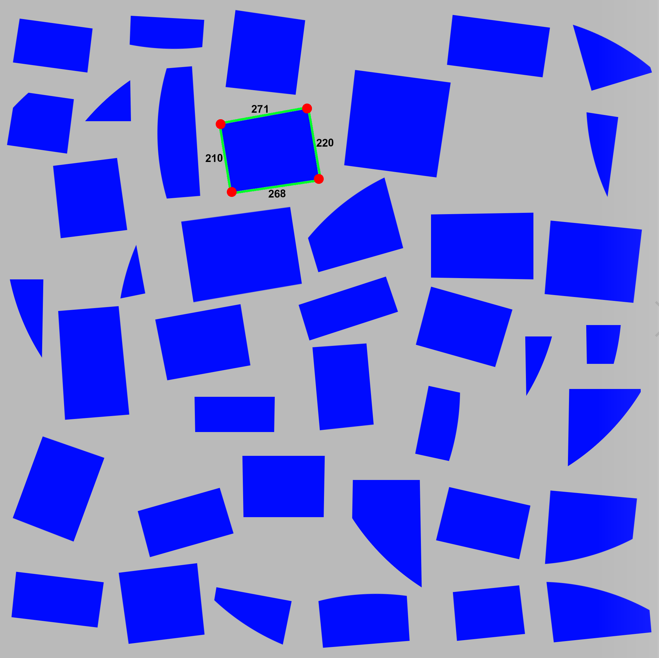
#> input picture Outlook-image.png.png, 659 x 658 px; its folder holds only this picture in this run
$ python -i py_code.py   (imports and definitions only)
#> lines starting #> are read from the running program, lines starting #| are printed output that depends on the picture; after the words box and inside, x2 and y2 are one past the last pixel; in counts of white or black regions, pixels touching at a corner belong together

import numpy as np
import cv2
import tkinter as tk
from tkinter.filedialog import askopenfilename
import os
from tkinter import *
from tkinter import filedialog


class FindShape:
    def __init__(self, image_path):
        self.image_path = image_path
        self.shape_count = 0
        self.frame = self.image_frame_reading()
        self.thresh = self.image_preprocessing(self.frame)
        self.contours = self.finding_shape(self.thresh)
        # self.total_shapes = len(self.contours)


    def image_frame_reading(self):
        """Image Reading"""
        frame = cv2.imread(self.image_path)
#> frame is the input picture: shape (658, 659, 3); mean B, G, R 212.4, 118.5, 114.2
        return frame

    def image_preprocessing(self, frame):
        """Image preprocessing:gray, threshold"""
        gray = cv2.cvtColor(frame, cv2.COLOR_BGR2GRAY)
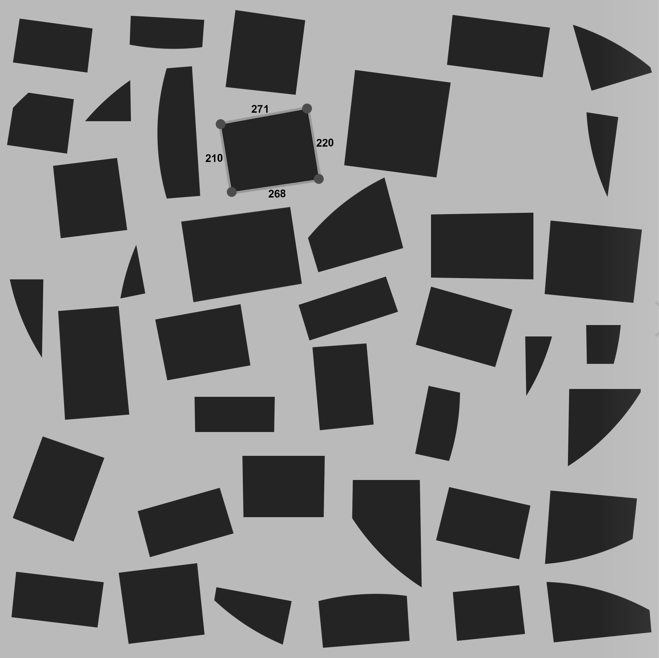
#> gray: shape (658, 659); min 0, max 201, mean 128.1
        _, thresh = cv2.threshold(gray, 127, 255, cv2.THRESH_BINARY)
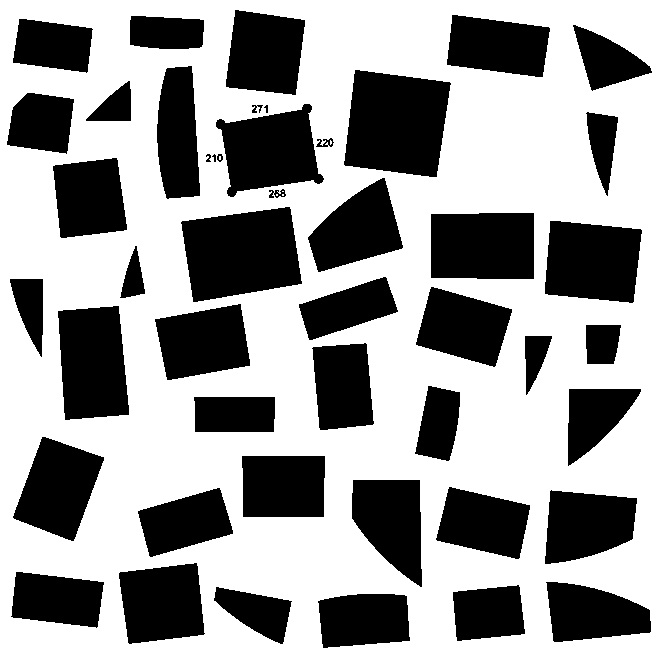
#> thresh: shape (658, 659); 60.9% white; 47 black regions (2 under 20 px)
        return thresh

    def finding_shape(self, thresh):
        """Find Shape"""
        contours, _ = cv2.findContours(thresh, cv2.RETR_TREE, cv2.CHAIN_APPROX_NONE)
#> contours = 55 contours, 5 with area under 20; largest, box (x1, y1, x2, y2) and area: (0, 0, 659, 658) 432306, (343, 69, 452, 178) 9317, (180, 206, 303, 303) 8972, (57, 305, 130, 421) 7026, (430, 212, 535, 280) 6871
#> in __init__, `self.contours = self.finding_shape(self.thresh)`: self.contours has the same summary as contours in finding_shape
        return contours

    def count_shapes(self):
        for contour in self.contours :
            epsilon = 0.03 * cv2.arcLength(contour, True)
            corners = cv2.approxPolyDP(contour, epsilon, True)
            cv2.drawContours(self.frame, [contour], -1, (0, 255, 0), 2)
            # x,y,w, h = cv2.boundingRect( contour)
            # (center_x, center_y), (wi,hi), ang = cv2.minAreaRect( contour)
            # print(center_x, center_y)
            self.shape_count += 1


            # cv2.rectangle(self.frame, (x,y), (x+w, y+h), [0,255,0], 3)

            for i in range(len(corners)):
                x1, y1 = corners[i][0]
                print(x1, y1)
                x2, y2 = corners[(i + 1) % len(corners)][0]
                print("x2,y2", x2,y2)

                cv2.circle(self.frame, (x1, y1), 3, (0, 0, 255), -1)

                distance = np.linalg.norm(np.array([x2, y2]) - np.array([x1, y1]))
                print("dis", distance)

                if distance > 20:

                    edge_length = int(distance)

                    text_x = (x1 + x2) // 2
                    text_y = (y1 + y2) // 2

                    cv2.putText(self.frame, str(edge_length), (text_x, text_y),
                                cv2.FONT_HERSHEY_SIMPLEX, 0.5, (255, 255, 255), 1)
#> this loop made 55 passes
#> (epsilon, corners) on passes 1 to 12: (78.9, [[0, 0], [0, 657], [658, 657], [658, 0]]), (8.39, [[317, 601], [404, 594], [410, 640], [323, 648]]), (6.95, [[215, 587], [291, 600], [283, 643], [223, 609]]), (7.31, [[519, 585], [524, 634], [456, 640], [453, 591]]), (9.12, [[545, 582], [636, 602], [651, 631], [554, 642]]), (8.41, [[15, 572], [103, 581], [98, 626], [11, 617]]), (9.4, [[196, 562], [205, 633], [129, 644], [118, 573]]), (9.25, [[549, 491], [636, 497], [633, 538], [545, 564]]), (8.64, [[219, 487], [232, 534], [148, 555], [138, 510]]), (8.94, [[448, 487], [529, 504], [520, 557], [437, 541]]), (9.54, [[353, 479], [420, 480], [421, 587], [351, 518]]), (8.65, [[241, 456], [324, 455], [324, 516], [243, 517]])
#> epsilon on passes 29, 30, 36, 38, 39, 40: 1.03, 1.53, 0.784, 0.699, 0.996, 2.68
#> (printed output is left out)
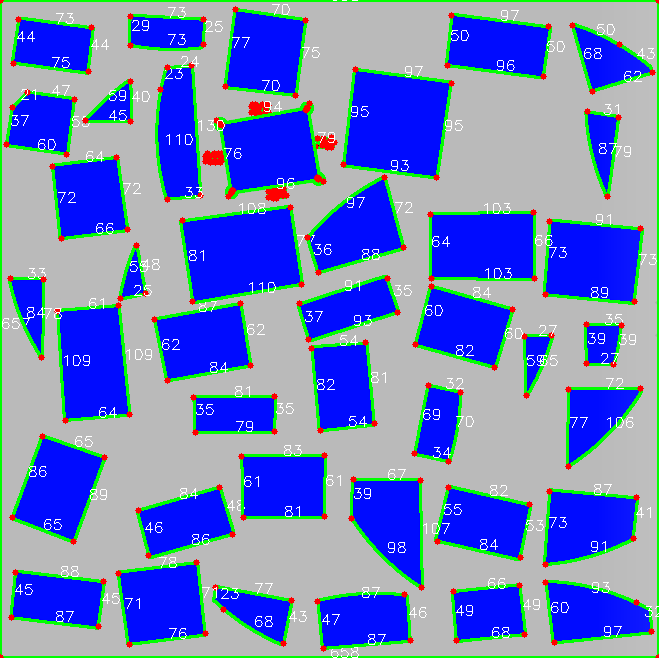
#> self.frame: shape (658, 659, 3); 11.45% of pixels changed, all inside (x1, y1, x2, y2) = (0, 0, 659, 658)
#> after the loop, self.shape_count = 55
        cv2.putText(self.frame, "NO OF Shapes "+str(self.shape_count), (20, 20),
                            cv2.FONT_HERSHEY_SIMPLEX,1, (255, 0, 124), 2)
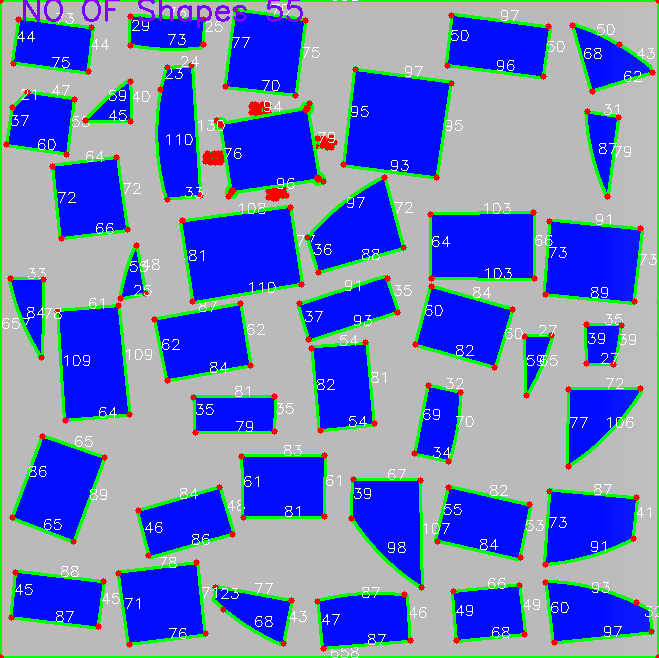
#> self.frame: shape (658, 659, 3); 0.4% of pixels changed, all inside (x1, y1, x2, y2) = (23, 0, 303, 29)
        return self.frame, self.shape_count


def open_file():
    global filepath
    global shape_count

    filepath = askopenfilename(filetypes=[("All Files", "*"), ("All Files", "*.*")])
    if not filepath:
        return
    # return filepath
    image_path = filepath
    find_shape_obj = FindShape(image_path)
    frame, shape_count = find_shape_obj.count_shapes()

    # print(frame)

    cv2.namedWindow("Processed Image", cv2.WINDOW_NORMAL)
    cv2.imshow("Processed Image", frame)
    cv2.waitKey(0)
    cv2.destroyAllWindows()

# [3 lines not run here, left out]

# [1 line that did not run here, left out]
# [1 line not run here, left out]

# [1 line that did not run here, left out]
# [7 lines not run here, left out]

>>> result = FindShape('Outlook-image.png.png').count_shapes()
